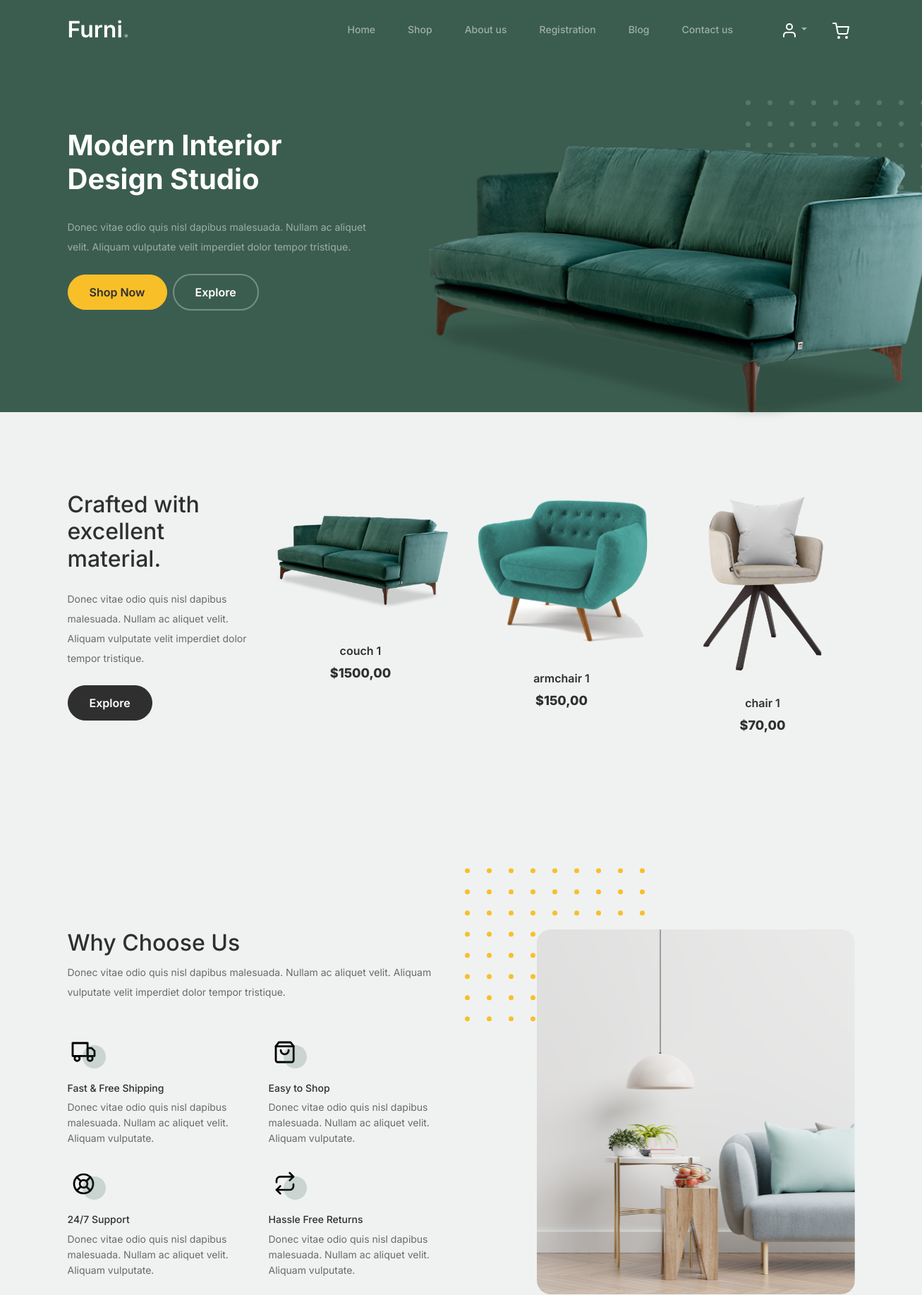
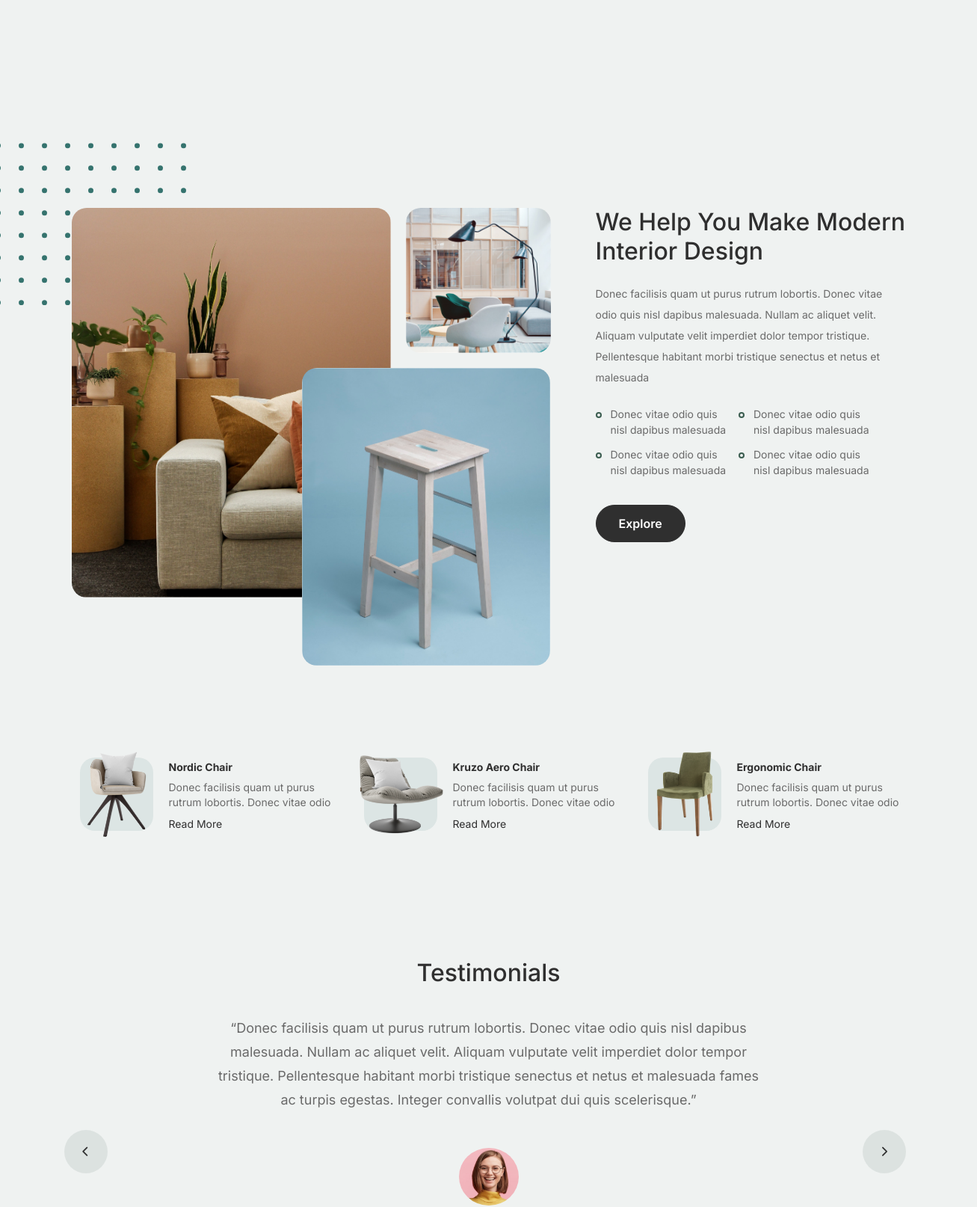
The page / (upper part) on the database its author committed (2 pictures, top to bottom).
### shop/models.py (models this page shows, shortened)
class Product(models.Model):
    category = models.ForeignKey(Category, related_name='products', on_delete=models.CASCADE)
    name = models.CharField(max_length=200, db_index=True)
    slug = models.SlugField(max_length=200, db_index=True)
    image = models.ImageField(upload_to='products/%Y/%m/%d', blank=True)
    description = models.TextField(blank=True)
    price = models.DecimalField(max_digits=10, decimal_places=2)
    stock = models.PositiveIntegerField()
    available = models.BooleanField(default=True)
    created = models.DateTimeField(auto_now_add=True)
    updated = models.DateTimeField(auto_now=True)
    class Meta:
        ordering = ('name',)
        index_together = (('id', 'slug'),)
    def get_absolute_url(self):
        return reverse('shop:product_detail',
                       args=[self.id, self.slug])

### shop/views.py (the view)
# urls.py: path('', views.index, name='index'),
def index(request):
    products = list(Product.objects.filter(available=True))
    random_products = random.sample(products, 3) if len(products) >= 3 else products
    context = {
        'random_products': random_products,
    }
    return render(request, 'shop/index.html', context)

### shopping_cart/cart.py (called while the page is built)
    def __len__(self):
        return sum(item['quantity'] for item in self.cart.values())

    def get_total_quantity(self):
        return self.__len__()

### shopping_cart/context_processors.py (called while the page is built)
def cart(request):
    return {'cart': Cart(request)}

### templates/shop/index.html (shortened to what this page needs)
{% extends 'shop/base.html' %}
{% load static %}
{% block content %}
  <div class="product-section">
    <div class="container">
        <div class="row">
            <div class="col-md-12 col-lg-3 mb-5 mb-lg-0">
                <h2 class="mb-4 section-title">Crafted with excellent material.</h2>
                <p class="mb-4">Donec vitae odio quis nisl dapibus malesuada. Nullam ac aliquet velit. Aliquam vulputate velit imperdiet dolor tempor tristique.</p>
                <p><a href="{% url 'shop:product_list' %}" class="btn">Explore</a></p>
            </div>
            {% for product in random_products %}
            <div class="col-12 col-md-4 col-lg-3 mb-5 mb-md-0">
                <a class="product-item" href="{{ product.get_absolute_url }}">
                    <img src="{% if product.image %}{{ product.image.url }}{% else %}{% static 'shop/images/default_product.png' %}{% endif %}" class="img-fluid product-thumbnail" alt="{{ product.name }}">
                    <h3 class="product-title">{{ product.name }}</h3>
                    <strong class="product-price">${{ product.price }}</strong>
                </a>
            </div>
            {% endfor %}
        </div>
    </div>
</div>
  <div class="why-choose-section">
    <div class="container">
      <div class="row justify-content-between">
        <div class="col-lg-6">
          <h2 class="section-title">Why Choose Us</h2>
          <p>Donec vitae odio quis nisl dapibus malesuada. Nullam ac aliquet velit. Aliquam vulputate velit imperdiet dolor tempor tristique.</p>
          <div class="row my-5">
            <div class="col-6 col-md-6">
              <div class="feature">
                <div class="icon">
                  <img src="{% static 'shop/images/truck.svg' %}" alt="Fast & Free Shipping" class="img-fluid">
                </div>
                <h3>Fast &amp; Free Shipping</h3>
                <p>Donec vitae odio quis nisl dapibus malesuada. Nullam ac aliquet velit. Aliquam vulputate.</p>
              </div>
            </div>
            <div class="col-6 col-md-6">
              <div class="feature">
                <div class="icon">
                  <img src="{% static 'shop/images/bag.svg' %}" alt="Easy to Shop" class="img-fluid">
                </div>
                <h3>Easy to Shop</h3>
                <p>Donec vitae odio quis nisl dapibus malesuada. Nullam ac aliquet velit. Aliquam vulputate.</p>
              </div>
            </div>
            <div class="col-6 col-md-6">
              <div class="feature">
                <div class="icon">
                  <img src="{% static 'shop/images/support.svg' %}" alt="24/7 Support" class="img-fluid">
                </div>
                <h3>24/7 Support</h3>
                <p>Donec vitae odio quis nisl dapibus malesuada. Nullam ac aliquet velit. Aliquam vulputate.</p>
              </div>
            </div>
            <div class="col-6 col-md-6">
              <div class="feature">
                <div class="icon">
                  <img src="{% static 'shop/images/return.svg' %}" alt="Hassle Free Returns" class="img-fluid">
                </div>
                <h3>Hassle Free Returns</h3>
                <p>Donec vitae odio quis nisl dapibus malesuada. Nullam ac aliquet velit. Aliquam vulputate.</p>
              </div>
            </div>
          </div>
        </div>
        <div class="col-lg-5">
          <div class="img-wrap">
            <img src="{% static 'shop/images/why-choose-us-img.jpg' %}" alt="Why Choose Us" class="img-fluid">
          </div>
        </div>
      </div>
    </div>
  </div>
  <div class="we-help-section">
    <div class="container">
      <div class="row justify-content-between">
        <div class="col-lg-7 mb-5 mb-lg-0">
          <div class="imgs-grid">
            <div class="grid grid-1"><img src="{% static 'shop/images/img-grid-1.jpg' %}" alt="Untree.co" class="img-fluid"></div>
            <div class="grid grid-2"><img src="{% static 'shop/images/img-grid-2.jpg' %}" alt="Untree.co" class="img-fluid"></div>
            <div class="grid grid-3"><img src="{% static 'shop/images/img-grid-3.jpg' %}" alt="Untree.co" class="img-fluid"></div>
          </div>
        </div>
        <div class="col-lg-5 ps-lg-5">
          <h2 class="section-title mb-4">We Help You Make Modern Interior Design</h2>
          <p>Donec facilisis quam ut purus rutrum lobortis. Donec vitae odio quis nisl dapibus malesuada. Nullam ac aliquet velit. Aliquam vulputate velit imperdiet dolor tempor tristique. Pellentesque habitant morbi tristique senectus et netus et malesuada</p>
          <ul class="list-unstyled custom-list my-4">
            <li>Donec vitae odio quis nisl dapibus malesuada</li>
            <li>Donec vitae odio quis nisl dapibus malesuada</li>
            <li>Donec vitae odio quis nisl dapibus malesuada</li>
            <li>Donec vitae odio quis nisl dapibus malesuada</li>
          </ul>
          <p><a href="#" class="btn">Explore</a></p>
        </div>
      </div>
    </div>
  </div>
  <div class="popular-product">
    <div class="container">
      <div class="row">
        <div class="col-12 col-md-6 col-lg-4 mb-4 mb-lg-0">
          <div class="product-item-sm d-flex">
            <div class="thumbnail">
              <img src="{% static 'shop/images/product-1.png' %}" alt="Nordic Chair" class="img-fluid">
            </div>
            <div class="pt-3">
              <h3>Nordic Chair</h3>
              <p>Donec facilisis quam ut purus rutrum lobortis. Donec vitae odio</p>
              <p><a href="#">Read More</a></p>
            </div>
          </div>
        </div>
        <div class="col-12 col-md-6 col-lg-4 mb-4 mb-lg-0">
          <div class="product-item-sm d-flex">
            <div class="thumbnail">
              <img src="{% static 'shop/images/product-2.png' %}" alt="Kruzo Aero Chair" class="img-fluid">
            </div>
            <div class="pt-3">
              <h3>Kruzo Aero Chair</h3>
              <p>Donec facilisis quam ut purus rutrum lobortis. Donec vitae odio</p>
              <p><a href="#">Read More</a></p>
            </div>
          </div>
        </div>
        <div class="col-12 col-md-6 col-lg-4 mb-4 mb-lg-0">
          <div class="product-item-sm d-flex">
            <div class="thumbnail">
              <img src="{% static 'shop/images/product-3.png' %}" alt="Ergonomic Chair" class="img-fluid">
            </div>
            <div class="pt-3">
              <h3>Ergonomic Chair</h3>
              <p>Donec facilisis quam ut purus rutrum lobortis. Donec vitae odio</p>
              <p><a href="#">Read More</a></p>
            </div>
          </div>
        </div>
      </div>
    </div>
  </div>
  <div class="testimonial-section">
    <div class="container">
      <div class="row">
        <div class="col-lg-7 mx-auto text-center">
          <h2 class="section-title">Testimonials</h2>
        </div>
      </div>
      <div class="row justify-content-center">
        <div class="col-lg-12">
          <div class="testimonial-slider-wrap text-center">
            <div id="testimonial-nav">
              <span class="prev" data-controls="prev"><span class="fa fa-chevron-left"></span></span>
              <span class="next" data-controls="next"><span class="fa fa-chevron-right"></span></span>
            </div>
            <div class="testimonial-slider">
              <div class="item">
                <div class="row justify-content-center">
                  <div class="col-lg-8 mx-auto">
                    <div class="testimonial-block text-center">
                      <blockquote class="mb-5">
                        <p>&ldquo;Donec facilisis quam ut purus rutrum lobortis. Donec vitae odio quis nisl dapibus malesuada. Nullam ac aliquet velit. Aliquam vulputate velit imperdiet dolor tempor tristique. Pellentesque habitant morbi tristique senectus et netus et malesuada fames ac turpis egestas. Integer convallis volutpat dui quis scelerisque.&rdquo;</p>
                      </blockquote>
                      <div class="author-info">
                        <div class="author-pic">
                          <img src="{% static 'shop/images/person-1.png' %}" alt="Maria Jones" class="img-fluid">
                        </div>
                      </div>
                    </div>
                  </div>
                </div>
              </div>
              <div class="item">
                <div class="row justify-content-center">
                </div>
              </div>
              <div class="item">
                <div class="row justify-content-center">
                </div>
              </div>
            </div>
          </div>
        </div>
      </div>
    </div>
  </div>
{% endblock %}

### static/shop/css/tiny-slider.css (style rules this page uses)
.tns-slider { -webkit-transition:all 0s;-moz-transition:all 0s;transition:all 0s }
.tns-slider>.tns-item { -webkit-box-sizing:border-box;-moz-box-sizing:border-box;box-sizing:border-box }
.tns-horizontal.tns-subpixel { white-space:nowrap }
.tns-horizontal.tns-subpixel>.tns-item { display:inline-block;vertical-align:top;white-space:normal }

### rows shown on the page
Product: image (picture), name "couch 1", price "1500,00"
Product: image (picture), name "armchair 1", price "150,00"
Product: image (picture), name "chair 1", price "70,00"
